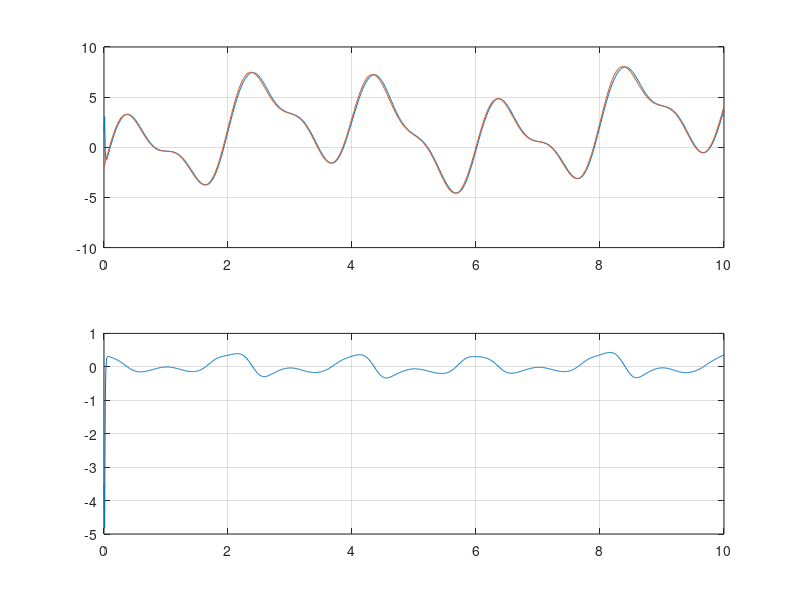

The MATLAB source for this figure:
clear;
clc;
T = 0.01; stoptime = 10; k = 1; k_up=1;

alfa = 0.5; nta = 2.15;

max_p = 8; min_p = -8; num_p = 42; ini_b = 67; ini_w = 0.35;

c = [min_p:(max_p - min_p)/(num_p-1):max_p]; c1 = [min_p:(max_p - min_p)/(num_p-1):max_p]; c2 = [min_p:(max_p - min_p)/(num_p-1):max_p];
b = ini_b * ones(1,num_p); b1 = ini_b * ones(1,num_p); b2 = ini_b * ones(1,num_p);
w = ini_w * rand(1,num_p); w1 = w; w2 = w;

yd = zeros(1,stoptime/T+1);
y = zeros(1,stoptime/T+1);
e = zeros(1,stoptime/T+1);
sample = [0:T:stoptime];

axis equal;

for t=0:T:stoptime
    %yd(k) = cos(pi*t)+0.1*t-2*cos(t);
    %yd(k) = sin(pi*t)-2*cos(t)+1.6*sin(t*2*pi)+log(t+1);
    yd(k) = 4*sin(pi*t)-2*cos(t)+1.6*sin(t*2*pi)+log(t+1);
    if k==1
        y(k)=1.5;
        h=1.2;
    else
        h = exp(-((norm(y(k-1) - c)^2)./(2*(b.^2))));
        y(k)= w * h';
    end
    e(k) = yd(k)-y(k);
 
    w2 = b1; w1 = w;
    dw = T * nta * e(k) * h;
    w = w1 + dw;

%         db = nta * e(k) * w .* h .* norm(t - c)^2 .* (b.^(-3));
%         b = b1 + db + alfa*(b1 - b2);
%         dc = nta * e(k) * w .* h .* ((t - c) .* (b.^-2));
%         c = c1 + dc + alfa*(c1 - c2);
%     if mod(t,0.002) == 0
%         dw = T * nta * e(k) * h;
%         w = w1 + dw;
%     end
    
    k=k+1;

end

subplot(2,1,1);
plot(sample, y);hold on;grid on;plot(sample, yd);hold on;grid on;

subplot(2,1,2);
plot(sample, e);hold on;grid on;